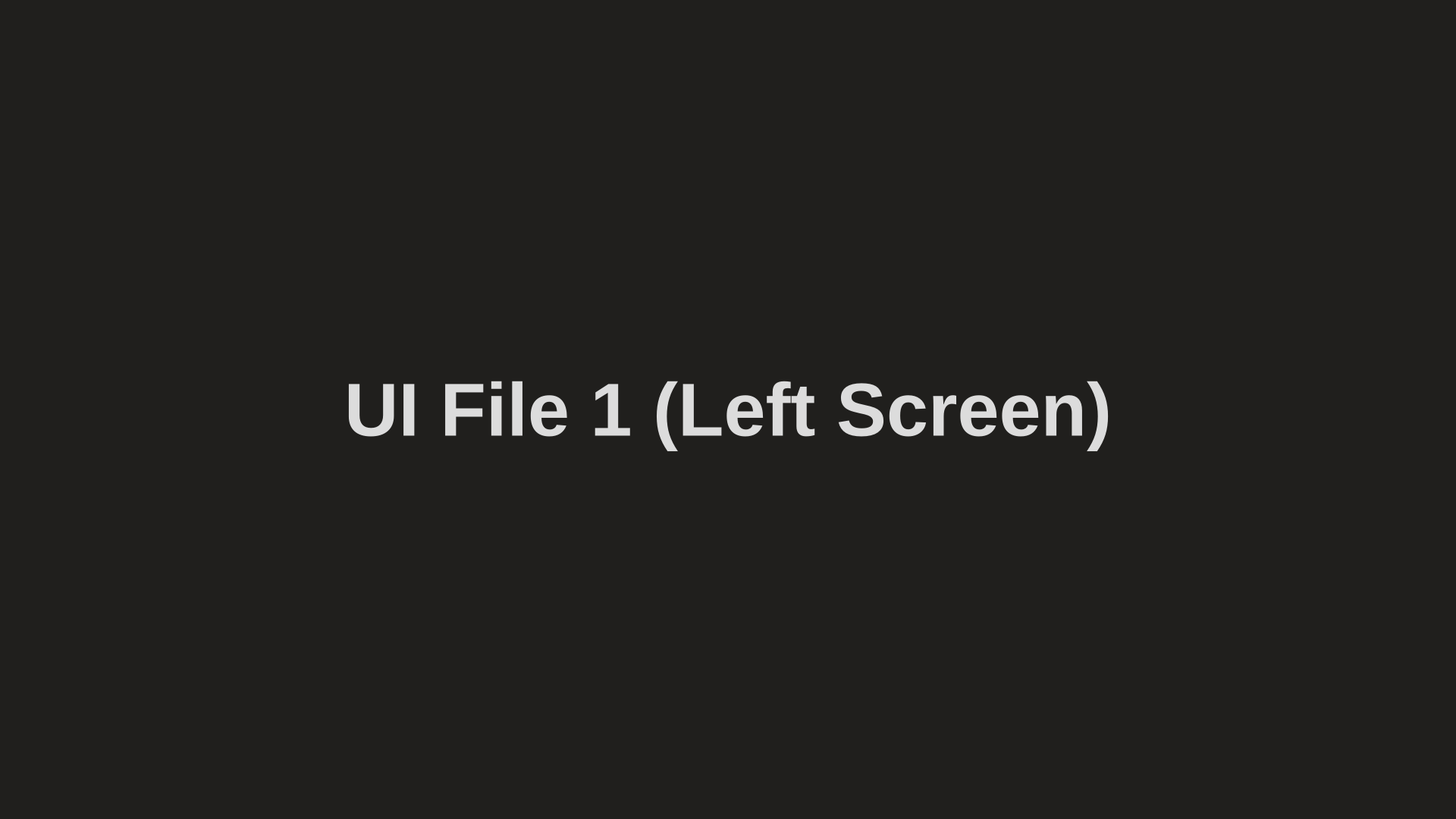
<?xml version="1.0" encoding="UTF-8"?>
<ui version="4.0">
 <class>MainWindow</class>
 <widget class="QMainWindow" name="MainWindow">
  <property name="geometry">
   <rect>
    <x>0</x>
    <y>0</y>
    <width>1920</width>
    <height>1080</height>
   </rect>
  </property>
  <property name="sizePolicy">
   <sizepolicy hsizetype="Fixed" vsizetype="Fixed">
    <horstretch>0</horstretch>
    <verstretch>0</verstretch>
   </sizepolicy>
  </property>
  <property name="minimumSize">
   <size>
    <width>1920</width>
    <height>1080</height>
   </size>
  </property>
  <property name="maximumSize">
   <size>
    <width>1920</width>
    <height>1080</height>
   </size>
  </property>
  <property name="windowTitle">
   <string>MainWindow</string>
  </property>
  <property name="windowOpacity">
   <double>1.000000000000000</double>
  </property>
  <property name="styleSheet">
   <string notr="true">background-color: #201F1D; 
color: #DCDCDC;</string>
  </property>
  <widget class="QWidget" name="centralwidget">
   <layout class="QHBoxLayout" name="horizontalLayout_6">
    <property name="spacing">
     <number>0</number>
    </property>
    <property name="leftMargin">
     <number>0</number>
    </property>
    <property name="topMargin">
     <number>0</number>
    </property>
    <property name="rightMargin">
     <number>0</number>
    </property>
    <property name="bottomMargin">
     <number>0</number>
    </property>
    <item>
     <widget class="QLabel" name="label">
      <property name="font">
       <font>
        <pointsize>74</pointsize>
        <weight>75</weight>
        <bold>true</bold>
       </font>
      </property>
      <property name="text">
       <string>UI File 1 (Left Screen)</string>
      </property>
      <property name="alignment">
       <set>Qt::AlignCenter</set>
      </property>
     </widget>
    </item>
   </layout>
  </widget>
 </widget>
 <resources/>
 <connections/>
</ui>
